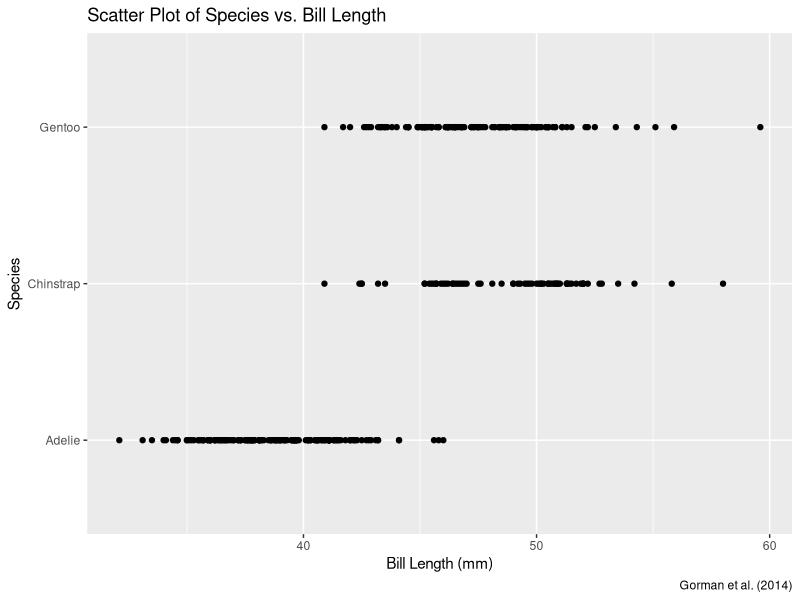
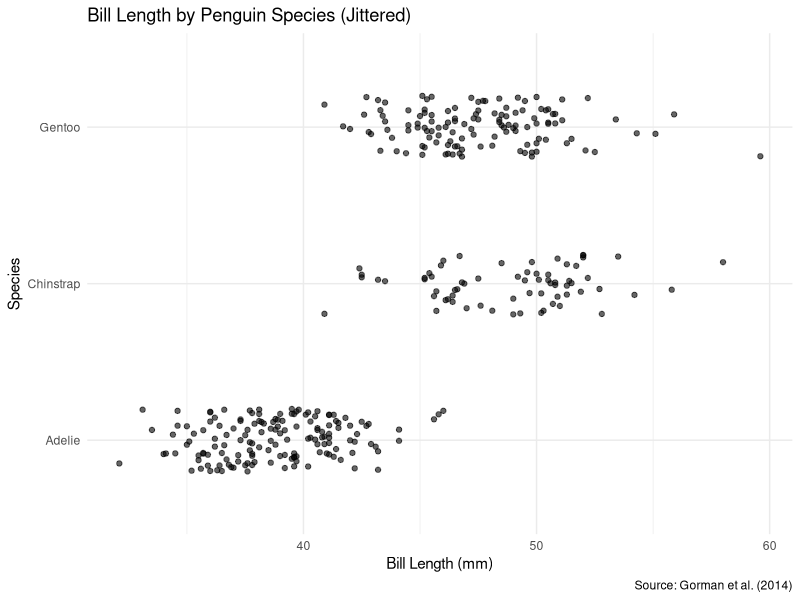
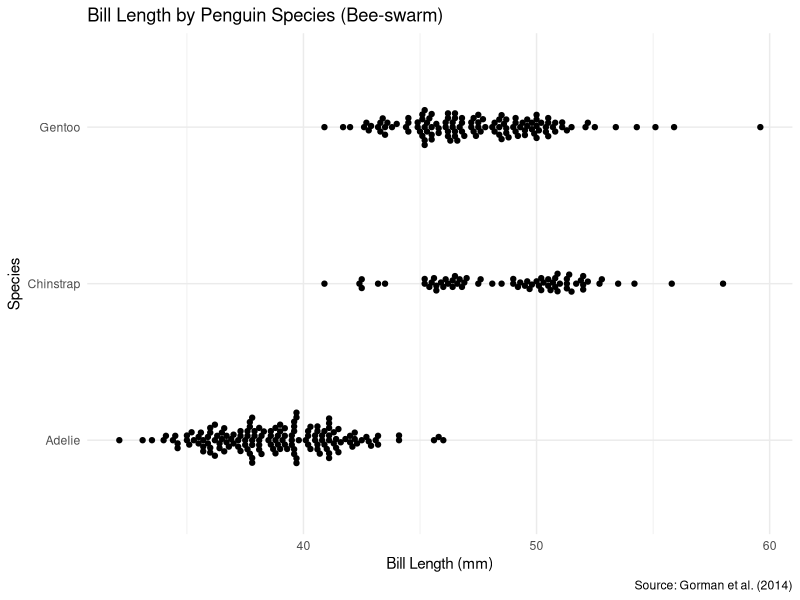
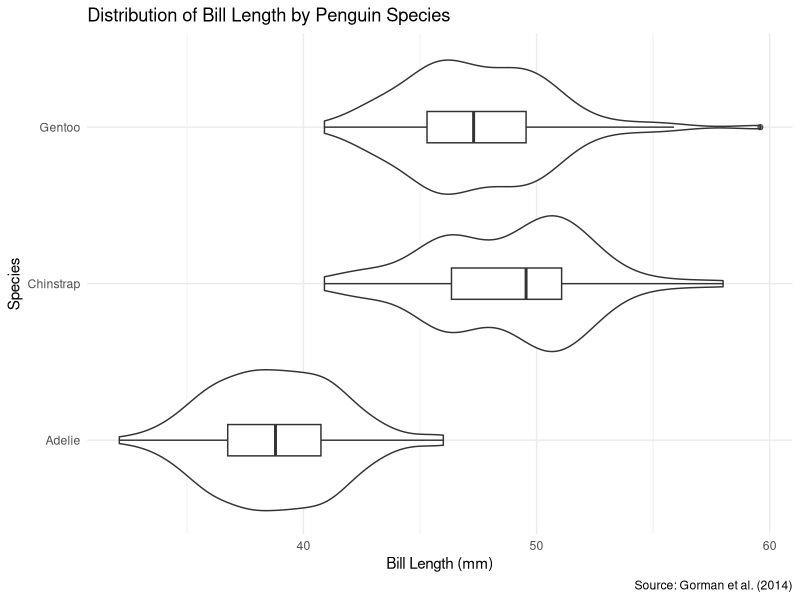
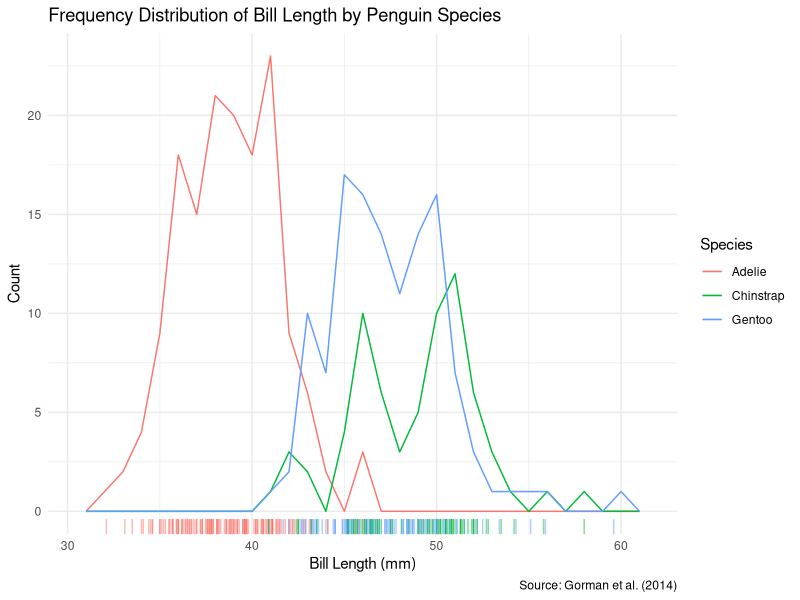
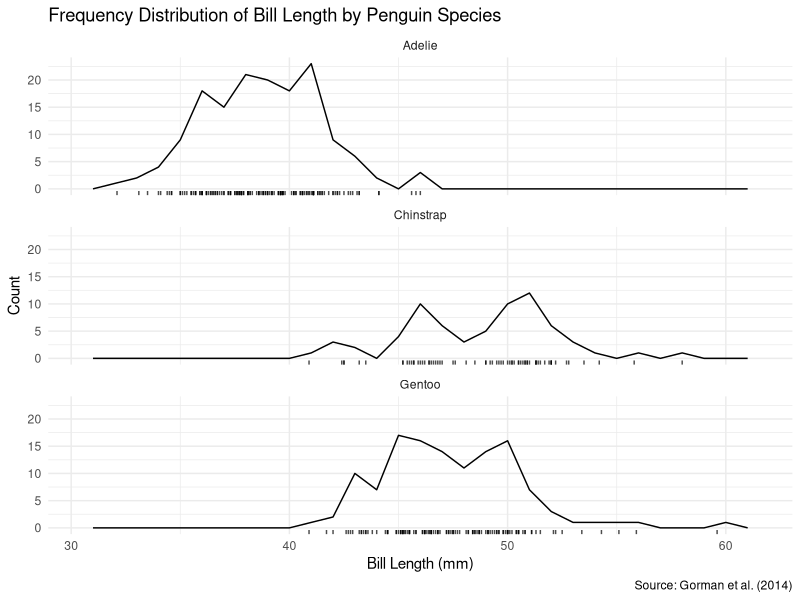

The R script that drew these images, in order:
## ---- chunk 1
#| label: load-libraries
#| message: false

# Load necessary packages
library(tidyverse)
library(palmerpenguins)
library(ggbeeswarm)
library(ggplot2)
## ---- chunk 2
#| label: load-data
#| message: false
data("penguins", package = "palmerpenguins")
## ---- chunk 3
#| label: remove-missing

penguins_clean <- drop_na(penguins, bill_length_mm)

# Check how many rows were removed
cat("Original dataset size:", nrow(penguins), "\n")
cat("Clean dataset size:", nrow(penguins_clean), "\n")
cat("Number of rows removed:", nrow(penguins) - nrow(penguins_clean))
## ---- chunk 4
#| label: scatter-plot
#| echo: false
#| fig.width: 10
#| fig.height: 6

ggplot(penguins_clean, aes(x = bill_length_mm, y = species)) +
  geom_point() +
  labs(title = "Scatter Plot of Species vs. Bill Length",
       x = "Bill Length (mm)",
       y = "Species",
       caption = "Gorman et al. (2014)")
## ---- chunk 5
#| label: duplicates

# Count occurrences of each bill length within each species
bill_length_counts <- penguins_clean |>
  group_by(species, bill_length_mm) |>
  summarise(count = n(), .groups = "drop") |>
  filter(count > 1) |>
  arrange(desc(count))

# Display cases where multiple penguins have the same bill length within a species
print(bill_length_counts)

# Count how many points would overlap in our plot
overlapping_points <- sum(bill_length_counts$count)
total_points <- nrow(penguins_clean)
overlap_percentage <- overlapping_points / total_points * 100

cat("Number of overlapping points:", overlapping_points, "\n")
cat("Percentage of dataset with overlapping points:", round(overlap_percentage, 2), "%")
## ---- chunk 6
#| label: jitter-plot

ggplot(penguins_clean, aes(x = bill_length_mm, y = species)) +
  geom_jitter(alpha = 0.6, width = 0, height = 0.2) +
  labs(
    title = "Bill Length by Penguin Species (Jittered)",
    x = "Bill Length (mm)",
    y = "Species",
    caption = "Source: Gorman et al. (2014)"
  ) +
  theme_minimal()
## ---- chunk 7
#| label: beeswarm-plot

ggplot(penguins_clean, aes(x = bill_length_mm, y = species)) +
  geom_beeswarm() +
  labs(
    title = "Bill Length by Penguin Species (Bee-swarm)",
    x = "Bill Length (mm)",
    y = "Species",
    caption = "Source: Gorman et al. (2014)"
  ) +
  theme_minimal()
## ---- chunk 8
#| label: violin-box-plot

ggplot(penguins_clean, aes(x = bill_length_mm, y = species)) +
  geom_violin() +
  geom_boxplot(width = 0.2, fill = "white", alpha = 0.7) +
  labs(
    title = "Distribution of Bill Length by Penguin Species",
    x = "Bill Length (mm)",
    y = "Species",
    caption = "Source: Gorman et al. (2014)"
  ) +
  theme_minimal()
## ---- chunk 9
#| label: frequency-polygon-rug

ggplot(penguins_clean, aes(x = bill_length_mm, color = species)) +
  geom_freqpoly(binwidth = 1) +
  geom_rug(alpha = 0.5) +
  labs(
    title = "Frequency Distribution of Bill Length by Penguin Species",
    x = "Bill Length (mm)",
    y = "Count",
    color = "Species",
    caption = "Source: Gorman et al. (2014)"
  ) +
  theme_minimal()
## ---- chunk 10
#| label: faceted-frequency-polygon

ggplot(penguins_clean, aes(x = bill_length_mm)) +
  geom_freqpoly(binwidth = 1) +
  geom_rug(alpha = 0.7) +
  facet_wrap(~ species, ncol = 1) +
  labs(
    title = "Frequency Distribution of Bill Length by Penguin Species",
    x = "Bill Length (mm)",
    y = "Count",
    caption = "Source: Gorman et al. (2014)"
  ) +
  theme_minimal()
## ---- chunk 11
penguins_clean %>%
  group_by(species) %>%
  summarise(mean_bill = mean(bill_length_mm, na.rm = TRUE))

pairwise.t.test(penguins_clean$bill_length_mm, penguins_clean$species)
